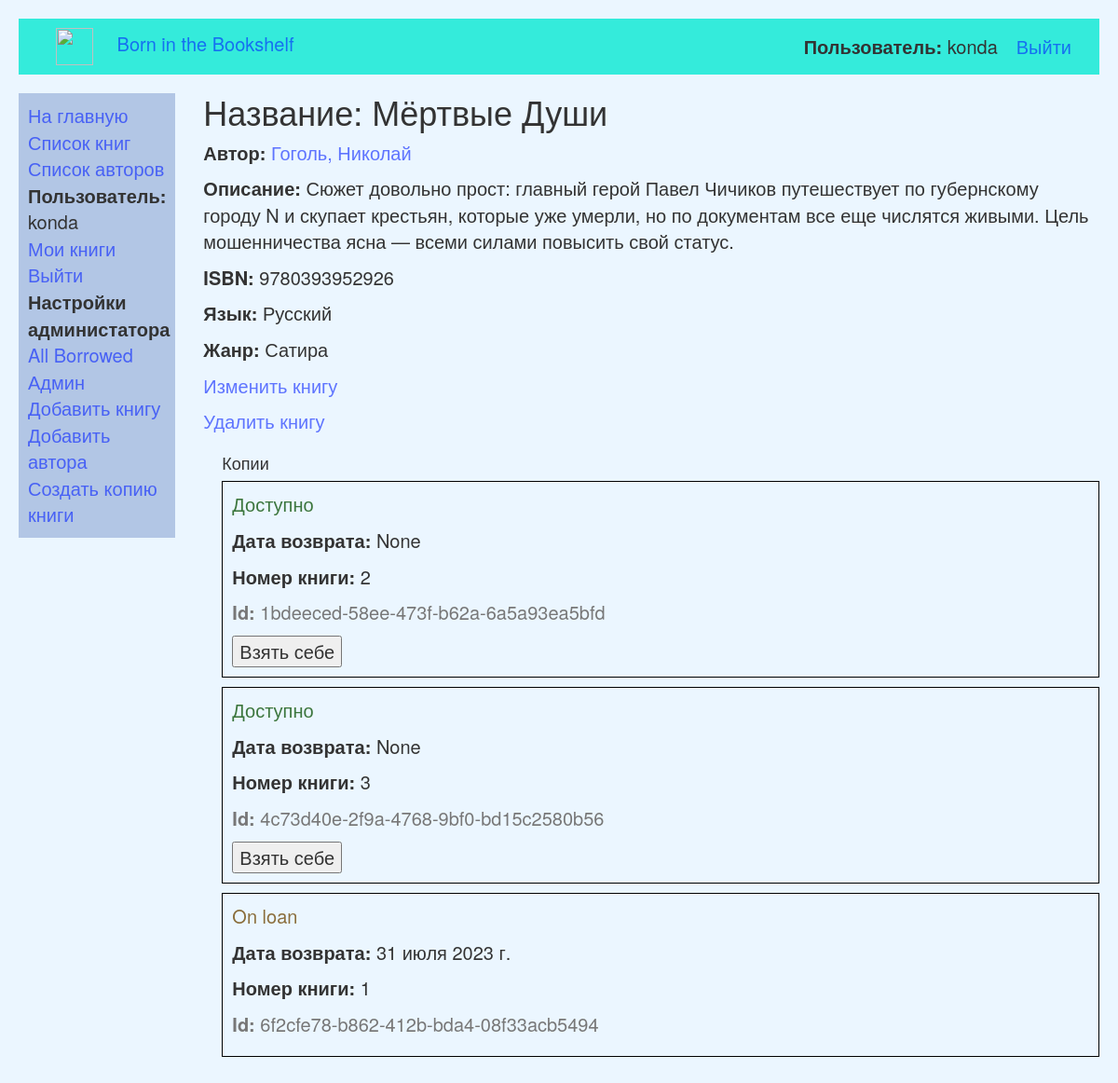
Screenshot of /catalog/book/1 (signed in) with the database file from the repository.
### catalog/models.py (models this page shows, shortened)
class Book(models.Model):
    def display_genre(self):
        return ', '.join([genre.name for genre in self.genre.all()[:3]])
    display_genre.short_description = 'Genre'
    title = models.CharField(max_length=40, verbose_name='Название')
    author = models.ForeignKey(Author, on_delete=models.SET_NULL, null=True, verbose_name='Автор')
    summary = models.TextField(max_length=1000, help_text="Enter a brief description of the book",
                               verbose_name='Описание')
    isbn = models.CharField('ISBN', max_length=13,
                            help_text='13 Character <a href="https://www.isbn-international.org/content/what-isbn">ISBN number</a>')
    genre = models.ManyToManyField(Genre, help_text="Select a genre for this book", verbose_name='Жанр')
    language = models.ForeignKey(Language, on_delete=models.SET_NULL, null=True, verbose_name='Язык')
    class Meta:
        ordering = ['title', 'author']

class Author(models.Model):
    first_name = models.CharField(max_length=100, verbose_name='Имя')
    last_name = models.CharField(max_length=100, verbose_name='Фамилия')
    date_of_birth = models.DateField(null=True, blank=True, verbose_name='Дата рождения')
    date_of_death = models.DateField(null=True, blank=True, verbose_name='Дата смерти')
    def __str__(self):
        return '%s, %s' % (self.last_name, self.first_name)

class Language(models.Model):
    name = models.CharField(max_length=200,
                            help_text="Enter the book's natural language (e.g. English, French, Japanese etc.)")
    def __str__(self):
        return self.name

class Genre(models.Model):
    name = models.CharField(max_length=20, help_text="Enter a book genre (e.g. Science Fiction, French Poetry etc.)")
    def __str__(self):
        return self.name

class BookInstance(models.Model):
    id = models.UUIDField(primary_key=True, default=uuid.uuid4,
                          help_text="Уникальный идентификатор этой конкретной книги во всей библиотеке")
    book = models.ForeignKey('Book', on_delete=models.SET_NULL, null=True, verbose_name='Книга')
    imprint = models.CharField(max_length=200, verbose_name='Номер')
    due_back = models.DateField(null=True, blank=True, verbose_name='Дата возврата')
    borrower = models.ForeignKey(User, on_delete=models.SET_NULL, null=True, blank=True, verbose_name='Заемщик')
    LOAN_STATUS = (
        ('m', 'Maintenance'),
        ('o', 'On loan'),
        ('a', 'Доступно'),
        ('r', 'Reserved'),
    )
    status = models.CharField(max_length=1, choices=LOAN_STATUS, blank=True, default='m', help_text='Book availability',
                              verbose_name='Статус')
    class Meta:
        ordering = ["due_back"]
        permissions = (("can_mark_returned", "Set book as returned"),)

### catalog/views.py (the view)
# urls.py: path('book/<int:id>', views.BookDetailView.as_view(), name='book-detail'),
class BookDetailView(generic.TemplateView):
    template_name = 'catalog/book_detail.html'
    def get_context_data(self, **kwargs):
        context = super().get_context_data(**kwargs)
        id = kwargs['id']
        book = Book.objects.get(id=id)
        context['book'] = book
        return context

### catalog/templates/catalog/book_detail.html (shortened to what this page needs)
{% extends "catalog/base.html" %}
{% load static %}
{% block css %}
<link rel="stylesheet" href="{% static 'catalog/css/book_detail.css' %}"> {% endblock %}
{% block content %}
<h1>Название: {{ book.title }}</h1>
<p><strong>Автор:</strong> <a href=" {% url 'author-detail' book.author.id %} ">{{ book.author }}</a>
</p>
<p><strong>Описание:</strong> {{ book.summary }}</p>
<p><strong>ISBN:</strong> {{ book.isbn }}</p>
<p><strong>Язык:</strong> {{ book.language }}</p>
<p><strong>Жанр:</strong> {% for genre in book.genre.all %} {{ genre }}{% endfor %}</p>
{% if user.is_superuser %}
<p><a href="{% url 'book-update' book.id %}">Изменить книгу</a></p>
<p><a href="{% url 'book-delete' book.id %}">Удалить книгу</a></p>
{% endif %}
    {% if user.is_authenticated %}
    <div style="margin-left:20px;margin-top:20px">
    <h4>Копии</h4>
    <div>
        {% for copy in book.bookinstance_set.all %}
        <div>
            {% if copy.status != 'a' %}
            <div class="copies">
                <p class="{% if copy.status == 'a' %}text-success{% elif copy.status == 'd' %}text-danger{% else %}text-warning{% endif %}">
                    {{ copy.get_status_display }}</p>
                <p><strong>Дата возврата:</strong> {{copy.due_back}}</p>
                <p><strong>Номер книги:</strong> {{copy.imprint}}</p>
                <p class="text-muted"><strong>Id:</strong> {{copy.id}}</p>
            </div>
            {% endif %}
            {% if copy.status == 'a' %}
            <div class="copies">
                <p class="{% if copy.status == 'a' %}text-success{% elif copy.status == 'd' %}text-danger{% else %}text-warning{% endif %}">
                    {{ copy.get_status_display }}</p>
                <p><strong>Дата возврата:</strong> {{copy.due_back}}</p>
                <p><strong>Номер книги:</strong> {{copy.imprint}}</p>
                <p class="text-muted"><strong>Id:</strong> {{copy.id}}</p>
                <form action="/catalog/{{ copy.id }}" method="post">
                    <button type="submit">Взять себе</button>
                </form>
            </div>
        </div>
        {% endif %}
        {% endfor %}
    </div>
    {% else %}
    <p style="text-align: left;" >Войдите в <a href="{% url 'login' %}">аккаунт</a>, что-бы увидеть доступные копии книги</p>
    {% endif %}
</div>
{% endblock %}

### catalog/templates/catalog/base.html (shortened to what this page needs)
<!DOCTYPE html>
<html lang="en">
<head>
    <link rel="stylesheet" href="https://maxcdn.bootstrapcdn.com/bootstrap/3.3.7/css/bootstrap.min.css">
    {% load static %}
    <link rel="stylesheet" href="{% static 'catalog/css/style.css' %}">
    {% block css %} {% endblock %}
</head>
<body>
<header>
    <div class="header-navigation">
        <div>
            <img class="logo"
                 src="https://st2.depositphotos.com/1069290/5358/v/950/depositphotos_53581759-stock-illustration-book-icon-vector-logo.jpg"
                 alt="">
            <a href="{% url 'index'%}">Born in the Bookshelf</a>
        </div>
        <ul class="auntificated">
            {% if user.is_authenticated %}
            <li><b>Пользователь:</b> {{ user.get_username }}</li>
            <li><a href="{% url 'logout'%}?next={{request.path}}">Выйти</a></li>
            {% else %}
            <li><a href="{% url 'login'%}?next={{request.path}}">Войти</a></li>
            {% endif %}
        </ul>
    </div>
</header>
<div class="container-fluid">
    <div class="row">
        <div class="col-sm-2">
            {% block sidebar %}
            <ul class="sidebar-nav">
                <li><a href="{% url 'index' %}">На главную</a></li>
                <li><a href=" {% url 'books' %} ">Список книг</a></li>
                <li><a href=" {% url 'authors' %} ">Список авторов</a></li>
                {% if user.is_authenticated %}
                <li class="pidor"><b>Пользователь:</b> {{ user.get_username }}</li>
                <li><a href="{% url 'my-borrowed' %}">Мои книги</a></li>
                <li><a href="{% url 'logout'%}?next={{request.path}}">Выйти</a></li>
                {% else %}
                <li><a href="{% url 'login'%}?next={{request.path}}">Войти</a></li>
                {% endif %}
                {% if user.is_superuser %}
                <li><b>Настройки администатора</b></li>
                <li><a href="{% url 'all-borrowed' %}">All Borrowed</a></li>
                <li class="pidor"><a href="/admin">Админ</a></li>
                <li><a href="{% url 'book-create' %}">Добавить книгу</a></li>
                <li><a href="{% url 'author-create' %}">Добавить автора</a></li>
                <li><a href="{% url 'bookInstance-create' %}">Создать копию книги</a></li>
                {% endif %}
            </ul>
            {% endblock %}
        </div>
        <div class="col-sm-10 ">
            {% block content %}{% endblock %}
        </div>
    </div>
</div>
</body>
</html>

### catalog/static/catalog/css/style.css (style rules this page uses)
body { margin:20px; background-color: #ebf6ff; font-size:20px; }
header { background-color:#34ebdb; height:60px; }
.sidebar-nav { margin-top: 20px; padding: 10px; list-style: none; background-color:#355eab50; }
.logo { width: 40px; height: 40px; margin-right: 20px; margin-left: 30px; }
.header-navigation { padding:10px; justify-content: space-between; align-items:center; display: flex; }
.auntificated { margin:0; display:flex; }
.auntificated li { margin-right: 20px; list-style: none; }
.container-fluid { padding:0px; }
a { color: #001eff99; }

### catalog/static/catalog/css/book_detail.css (style rules this page uses)
.copies { padding: 10px; border: 1px solid black; margin-bottom: 10px; }

### rows the page displays
Book: title "Мёртвые Души", author "Гоголь, Николай", summary "Сюжет довольно прост: главный герой Павел Чичиков путешествует по губернскому городу N и скупает крестьян, которые уже умерли, но по документам все еще числятся живыми. Цель мошенничества ясна — всеми силами повысить свой статус.", isbn "9780393952926", language "Русский"
Genre: name "Сатира"
BookInstance: status "Доступно", due_back "None", imprint "2", id "1bdeeced-58ee-473f-b62a-6a5a93ea5bfd"
BookInstance: status "Доступно", due_back "None", imprint "3", id "4c73d40e-2f9a-4768-9bf0-bd15c2580b56"
BookInstance: status "On loan", due_back "31 июля 2023 г.", imprint "1", id "6f2cfe78-b862-412b-bda4-08f33acb5494"

### other values shown
{{ user.get_username }} "konda"
